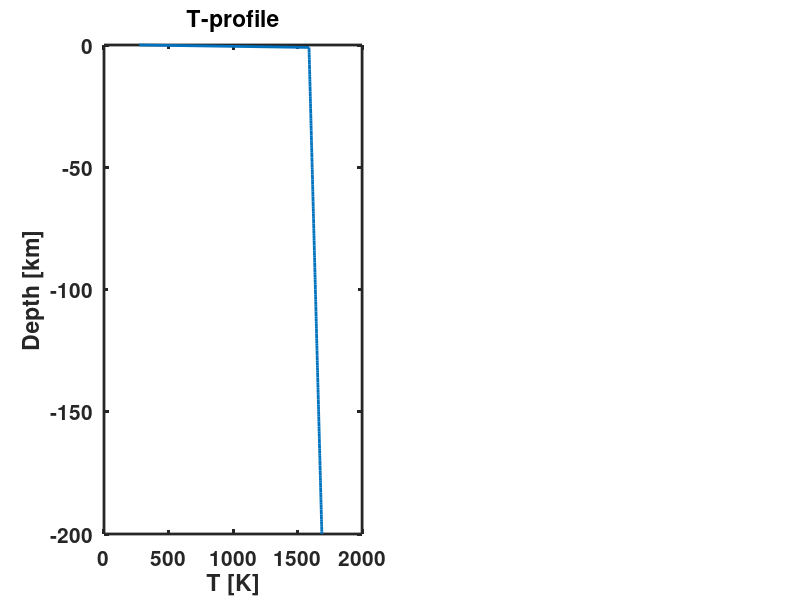

The MATLAB source for this figure: (Note: this script raises an error after producing the figure.)
function [T,Py] = OceanicGeotherm_1D(T,M,N,Py,t,plotparam)
% Function to calculate the 1D geotherm for an oceanic lithosphere.       %
% Temperature is calculated by solving the 1-D heat equation assuming     %
% variable thermal parameters and a radiogenic heat source.               %
% The equation is solved using a proper conserving finite difference      %
% scheme.                                                                 %
% The vertical axis is pointing downwards in negative direction.          %
%                                                                         %
% Input:                                                                  %
%   A list of structural parameters M,N,Py,t,plotparam                    %
%   M - contains:                                                         %
%       H   -   Model depth [ m ]                                         %
%   N - contains:                                                         %
%       nz  -   Number of grid points                                     %
%   Py - contains:                                                        %
%       rho -   Density [ kg/m^3 ]                                        %
%       cp  -   Specific heat [ J/kg/K ]                                  %
%       k   -   Thermal conductivity [ W/m/K ]                            %
%       H   -   Radiogenic heat source per mass [ W/kg ]                  %
%   t - contains:                                                         %
%       dtfac   -   Courant criterion                                     %
%       age     -   Lithospheric age [ Ma ]                               %
%   plotparam:                                                            %
%       0   -   no plotting                                               %
%       1   -   Plot initial and final temperature profile and thermal    %
%               parameters. The solution of the 1-D heat equation is      %
%               compared to the steady state solution (poisson equation). %
%                                                                         %
% Output:                                                                 %
%   T - contains:                                                         %
%       Tpot    -   Potential mantle temperature [ K ]                    %
%       dTadi   -   Adiabatic mantle temperature gradient [ K/km ]        %
%       T0      -   Surface temperature [ K ]                             %
%       T1      -   Bottom temperature [ K ]                              %
%       T       -   Tempeture profile [ K ]                               %
%
% ----------------------------------------------------------------------- %
%    LF - 17.02.2023 -                                                    %
% ======================================================================= %

if nargin==0
    %% ================================================================== %
    % Use some default values if no input parameters are defined ======== %
    % Constants --------------------------------------------------------- %
    M.H         =   -200e3;             % Hight of the model [ m ]
    N.nz        =   201;                % Number of grid points
    N.dz        =   M.H/(N.nz - 1);     % Grid resolution
    M.z         =   (0:N.dz:M.H)';      % Depth [ m ]
    M.zc        =   (N.dz/2:N.dz:M.H-N.dz/2);
    Py.rhoM     =   3000;               % Density [ kg/m^3 ]
    Py.cpM      =   1000;               % Heat capacity [ J/kg/K ]
    Py.kM       =   3.0;                % Conductivity [ W/m/K ]
    Py.HM       =   0;                  % Heat generation rate [W/kg]; Q = rho*H;
    % Initial Condition ------------------------------------------------- %
    T.Tpot  =   1315 + 273.15;                      % Potential temperautre [ K ]
    T.dTadi =   0.5;                                % Adiabatic temperature gradient [ K/km ]
    T.T0    =   273.15;                             % Surface temperature [ K ]
    T.T1    =   T.Tpot + T.dTadi.*abs(M.H./1e3);    % Bottom temperature [ K ]
    T.T     =   T.Tpot + abs(M.z/1e3)*T.dTadi;      % Initial T-profile [ K ]
    T.T(1)  =   T.T0;
    T.Tini  =   T.T;
    T.ubound    =   'const';
    T.utbf      =   -0.03;          % c     =   -k/q -> 90 mW/m^2
    T.lbound    =   'const';
    T.ltbf      =   -0.0033;        % c     =   -k/q -> 10 mW/m^2
    % Time stability criterion ------------------------------------------ %
    t.dtfac =   1.0;                % Courant criterion
    t.age   =   60;                 % Lithosphere age [ Ma ]
    t.tfac  =   (60*60*24*365.25);  % Seconds per year
    t.age   =   t.age.*1e6*t.tfac;  % Age in seconds
    % =================================================================== %
    
    %% Plot Initial condition ------------------------------------------- %
    plotparam   =   1;
    fig = figure;
    clf
    subplot(1,2,1)
    plot(T.T,M.z./1e3,'LineWidth',2)
    xlabel('T [K]'); ylabel('Depth [km]'); title('T-profile')
    set(gca,'FontWeight','Bold','LineWidth',2,'FontSize',15)
    % =================================================================== %
else
    %% =================================================================== %
    % Initial Condition ------------------------------------------------- %
    T.T1    =   T.Tpot + T.dTadi.*abs(M.H./1e3);    % Bottom temperature [ K ]
    T.T     =   T.Tpot + abs(M.z/1e3)*T.dTadi;      % Initial T-profile [ K ]
    T.T(1)  =   T.T0;
    T.Tini  =   T.T;
    % =================================================================== %
    if plotparam
        fig = figure;
        clf
        subplot(1,2,1)
        plot(T.T,M.z./1e3,'LineWidth',2)
        xlabel('T [K]'); ylabel('Depth [km]'); title('T-profile')
        set(gca,'FontWeight','Bold','LineWidth',2,'FontSize',15)
    end
end
%% Setup Fields ========================================================= %
Py.rho(:)   =   Py.rhoM;
Py.cp(:)    =   Py.cpM;
Py.k(:)     =   Py.kM;
Py.H(:)     =   Py.HM;

Py.kappa    =   max(Py.k)/min(Py.rho)/min(Py.cp); % Therma  l diffusivity [ m^2/s ]
% ======================================================================= %

%% Time stability criterion ============================================= %
t.dtexp     =   N.dz^2/2/Py.kappa;  % Stability criterion for explicit
t.dt        =   t.dtfac*t.dtexp;
t.nit       =   ceil(t.age./t.dt);  % Number of iterations
t.time      =   zeros(1,t.nit);     % Time array
% ======================================================================= %

%% Calculate 1-D temperature profile ==================================== %
for i = 1:t.nit
    if i > 1
        t.time(i)   =   t.time(i-1) + t.dt;
    end
    [T]     =   SolveDiff1Dimplicit_vary(N,T,Py,t);
end
% ======================================================================= %

%% Calculate heaf flow ================================================== %
T.q         =   zeros(N.nz-1,1);
if size(Py.k,1)==1
    for j=1:N.nz-1
        T.q(j) = -Py.k * ...
            (T.T(j+1) - T.T(j))/N.dz;
    end
    T.q(1)          =   - Py.k*(T.T(2)-T.T(1))/N.dz;
    T.q(N.nz-1)     =   - Py.k*(T.T(N.nz)-T.T(N.nz-1))/N.dz;
else
    for j=1:N.nz-1
        T.q(j) = -(Py.k(j+1) + Py.k(j))/2 * ...
            (T.T(j+1) - T.T(j))/N.dz;
    end
    T.q(1)          =   - Py.k(1)*(T.T(2)-T.T(1))/N.dz;
    T.q(N.nz-1)     =   - Py.k(N.nz)*(T.T(N.nz)-T.T(N.nz-1))/N.dz;
end
% ======================================================================= %

%% Plot profile if requested ============================================ %
if plotparam
%     if nargin==0 && strcmp(T.lbound,'const') && strcmp(T.ubound,'const')
    if strcmp(T.lbound,'const') && strcmp(T.ubound,'const')
        T.Tana      =   zeros(N.nz,1);
        T.Tana      =   T.Tini + ...
            (T.T0 - T.Tpot).*erfc(-M.z./(2*sqrt(t.age*Py.kappa)));
        T.Tana(1)   =   T.T0;
    end
    figure(fig)
    subplot(1,2,1)
    hold on
    plot(T.T,M.z./1e3,'r-','LineWidth',2)
%     if nargin==0 && strcmp(T.lbound,'const') && strcmp(T.ubound,'const')
    if strcmp(T.lbound,'const') && strcmp(T.ubound,'const')
        plot(T.Tana,M.z/1e3,'--','LineWidth',2)
        legend('Initial',['T_{',num2str(t.age/1e6/t.tfac),'Ma}'],...
            'T_{HSCM}','Location','SouthWest')
    else
        legend('Initial',['T_{',num2str(t.age/1e6/t.tfac),'Ma}'],...
            'Location','SouthWest')
    end
    xlabel('T [ K ]'); ylabel('Depth [ km ]')
    subplot(1,2,2)
    plot(T.q.*1e3,M.zc./1e3,'LineWidth',2)
    xlabel('q [ mW ]'); ylabel('Depth [ km ]'); title('Heat flux')
    set(gca,'FontWeight','Bold','LineWidth',2,'FontSize',15)
end
% ======================================================================= %

end
